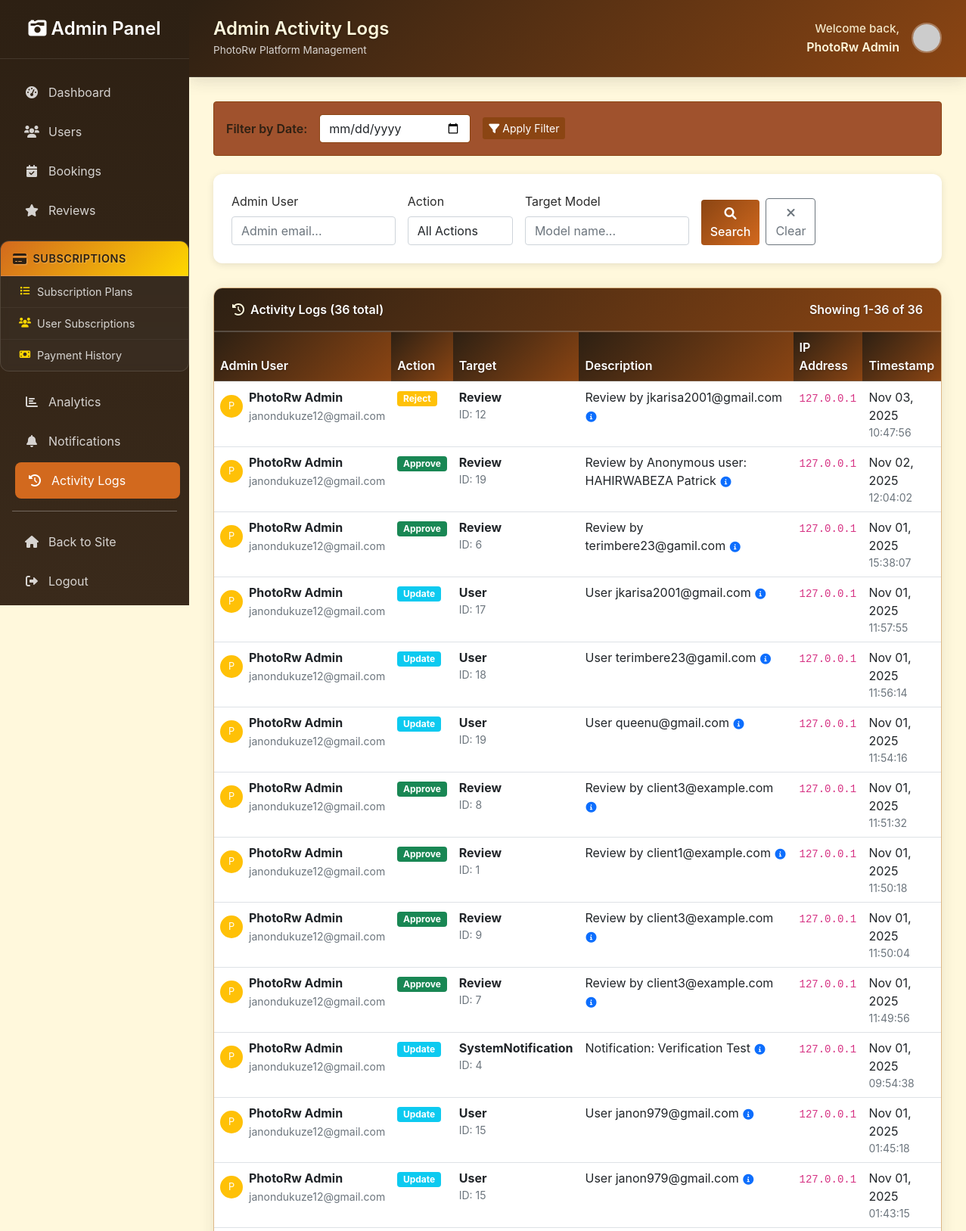
/admin-dashboard/logs/ (signed in, upper part), run on the app's committed database.
### users/models.py (models this page shows, shortened)
class User(AbstractUser):
	class Roles(models.TextChoices):
		PHOTOGRAPHER = 'photographer', _('Photographer')
		CLIENT = 'client', _('Client')
		ADMIN = 'admin', _('Platform Admin')
	username = models.CharField(
		_('username'),
		max_length=150,
		unique=True,
		help_text=_('Required. 150 characters or fewer. Letters, digits, spaces, dots, hyphens, and underscores allowed.'),
		validators=[
			RegexValidator(
				regex=r'^[\w\s\.\-\_]+$',
				message=_('Username can only contain letters, numbers, spaces, dots, hyphens, and underscores.'),
				code='invalid_username'
			)
		],
		error_messages={
			'unique': _("A user with that username already exists."),
		},
	)
	email = models.EmailField(_('email address'), unique=True, blank=False, null=False, help_text=_('Required. Enter a valid email address.'))
	bio = models.TextField(_('bio'), blank=True)
	profile_picture = models.ImageField(upload_to='profile_pics/', blank=True, null=True)
	location = models.CharField(max_length=255, blank=True)
	contact_info = models.CharField(max_length=255, blank=True)
	is_verified = models.BooleanField(default=False)
	role = models.CharField(max_length=20, choices=Roles.choices, default=Roles.CLIENT)
	price = models.DecimalField(max_digits=8, decimal_places=2, blank=True, null=True, help_text=_('Typical session price (optional)'))
	badges = models.CharField(max_length=255, blank=True, help_text=_('Badges or special recognitions (comma-separated)'))
	certifications = models.CharField(max_length=255, blank=True, help_text=_('Certifications (comma-separated)'))
	awards = models.CharField(max_length=255, blank=True, help_text=_('Awards (comma-separated)'))
	social_proof = models.URLField(blank=True, help_text=_('Link to social proof (portfolio, Instagram, etc.)'))
	USERNAME_FIELD = 'email'
	REQUIRED_FIELDS = ['username']
	def get_gravatar_url(self, size=40):
		import hashlib
		if not self.email:
			return f"https://www.gravatar.com/avatar/?d=identicon&s={size}"
		email_clean = self.email.strip().lower().encode('utf-8')
		h = hashlib.md5(email_clean).hexdigest()
		return f"https://www.gravatar.com/avatar/{h}?d=identicon&s={size}"
	def get_avatar_url(self, size=40):
		if self.profile_picture:
			return self.profile_picture.url
		return self.get_gravatar_url(size)
	def get_medium_avatar_url(self):
		return self.get_avatar_url(40)

### admin_dashboard/models.py (models this page shows, shortened)
class AdminActivityLog(models.Model):
    ACTION_CHOICES = [
        ('create', 'Create'),
        ('update', 'Update'),
        ('delete', 'Delete'),
        ('approve', 'Approve'),
        ('reject', 'Reject'),
        ('suspend', 'Suspend'),
        ('activate', 'Activate'),
    ]
    admin_user = models.ForeignKey(User, on_delete=models.CASCADE, related_name='admin_activities')
    action = models.CharField(max_length=20, choices=ACTION_CHOICES)
    target_model = models.CharField(max_length=100)  # Model name
    target_id = models.PositiveIntegerField()  # Object ID
    target_description = models.CharField(max_length=255)  # Human readable description
    details = models.TextField(blank=True)
    timestamp = models.DateTimeField(auto_now_add=True)
    ip_address = models.GenericIPAddressField(null=True, blank=True)
    class Meta:
        ordering = ['-timestamp']

### admin_dashboard/views.py (the view)
# urls.py: path('logs/', views.activity_logs, name='activity_logs'),
@login_required
@user_passes_test(is_admin)
def activity_logs(request):
    admin_filter = request.GET.get('admin', '')
    action_filter = request.GET.get('action', '')
    model_filter = request.GET.get('model', '')
    filter_date_str = request.GET.get('filter_date', '')
    logs = AdminActivityLog.objects.select_related('admin_user')
    filter_date = parse_filter_date(filter_date_str)
    if filter_date:
        start_datetime, end_datetime = get_date_range_for_filter(filter_date)
        logs = logs.filter(timestamp__gte=start_datetime, timestamp__lte=end_datetime)
    if admin_filter:
        logs = logs.filter(admin_user__email__icontains=admin_filter)
    if action_filter:
        logs = logs.filter(action=action_filter)
    if model_filter:
        logs = logs.filter(target_model__icontains=model_filter)
    logs = logs.order_by('-timestamp')
    paginator = Paginator(logs, 50)
    page_number = request.GET.get('page')
    page_obj = paginator.get_page(page_number)
    context = {
        'page_obj': page_obj,
        'admin_filter': admin_filter,
        'action_filter': action_filter,
        'model_filter': model_filter,
        'filter_date': filter_date_str,
        'action_choices': AdminActivityLog.ACTION_CHOICES,
    }
    return render(request, 'admin_dashboard/activity_logs.html', context)

### admin_dashboard/templates/admin_dashboard/activity_logs.html (shortened to what this page needs)
{% extends 'admin_dashboard/base_admin.html' %}
{% block page_title %}Admin Activity Logs{% endblock %}
{% block content %}
<div class="row mb-4">
    <div class="col-12">
        <div class="card" style="background: var(--chocolate-light); border: 1px solid var(--chocolate-medium);">
            <div class="card-body py-3">
                <form method="get" class="d-flex align-items-center gap-3">
                    <label for="filter_date" class="form-label mb-0" style="color: var(--chocolate-dark); font-weight: 600;">Filter by Date:</label>
                    <input type="date" class="form-control" id="filter_date" name="filter_date"
                           value="{{ filter_date }}" style="max-width: 200px; border: 1px solid var(--chocolate-medium);">
                    <button type="submit" class="btn btn-sm" style="background: var(--chocolate-medium); color: white; border: none;">
                        <i class="fas fa-filter"></i> Apply Filter
                    </button>
                </form>
            </div>
        </div>
    </div>
</div>
<div class="search-filters">
    <form method="get" class="row g-3">
        <div class="col-md-3">
            <label for="admin" class="form-label">Admin User</label>
            <input type="text" class="form-control" id="admin" name="admin"
                   value="{{ admin_filter }}" placeholder="Admin email...">
        </div>
        <div class="col-md-2">
            <label for="action" class="form-label">Action</label>
            <select class="form-control" id="action" name="action">
                <option value="">All Actions</option>
            </select>
        </div>
        <div class="col-md-3">
            <label for="model" class="form-label">Target Model</label>
            <input type="text" class="form-control" id="model" name="model"
                   value="{{ model_filter }}" placeholder="Model name...">
        </div>
        <div class="col-md-2 d-flex align-items-end">
            <button type="submit" class="btn btn-primary me-2">
                <i class="fas fa-search"></i> Search
            </button>
            <a href="{% url 'admin_dashboard:activity_logs' %}" class="btn btn-outline-secondary">
                <i class="fas fa-times"></i> Clear
            </a>
        </div>
    </form>
</div>
<div class="data-table">
    <div class="table-header d-flex justify-content-between align-items-center">
        <span><i class="fas fa-history me-2"></i>Activity Logs ({{ page_obj.paginator.count }} total)</span>
        <div>
            <span class="text-light">Showing {{ page_obj.start_index }}-{{ page_obj.end_index }} of {{ page_obj.paginator.count }}</span>
        </div>
    </div>
    <div class="table-responsive">
        <table class="table table-hover mb-0">
            <thead class="table-light">
                <tr>
                    <th>Admin User</th>
                    <th>Action</th>
                    <th>Target</th>
                    <th>Description</th>
                    <th>IP Address</th>
                    <th>Timestamp</th>
                </tr>
            </thead>
            <tbody>
                {% for log in page_obj %}
                    <tr>
                        <td>
                            <div class="d-flex align-items-center">
                                {% if log.admin_user.profile_picture %}
                                    <img src="{{ log.admin_user.profile_picture.url }}" alt="Avatar" class="user-avatar me-2" style="width: 30px; height: 30px;">
                                {% else %}
                                    <div class="user-avatar me-2 bg-warning d-flex align-items-center justify-content-center text-white" style="width: 30px; height: 30px; font-size: 0.8rem;">
                                        {{ log.admin_user.first_name|first|default:log.admin_user.email|first|upper }}
                                    </div>
                                {% endif %}
                                <div>
                                    <div class="fw-bold">{{ log.admin_user.get_full_name|default:log.admin_user.username }}</div>
                                    <small class="text-muted">{{ log.admin_user.email }}</small>
                                </div>
                            </div>
                        </td>
                        <td>
                            <span class="badge bg-{% if log.action == 'create' %}success{% elif log.action == 'update' %}info{% elif log.action == 'delete' %}danger{% elif log.action == 'approve' %}success{% elif log.action == 'reject' %}warning{% else %}secondary{% endif %}">
                                {{ log.get_action_display }}
                            </span>
                        </td>
                        <td>
                            <div>
                                <span class="fw-bold">{{ log.target_model }}</span>
                                <small class="text-muted d-block">ID: {{ log.target_id }}</small>
                            </div>
                        </td>
                        <td>
                            <div>
                                {{ log.target_description|truncatechars:50 }}
                                {% if log.details %}
                                    <button class="btn btn-link btn-sm p-0" onclick="showDetails('{{ log.id }}')">
                                        <i class="fas fa-info-circle"></i>
                                    </button>
                                {% endif %}
                            </div>
                        </td>
                        <td>
                            <code class="small">{{ log.ip_address|default:"N/A" }}</code>
                        </td>
                        <td>
                            <div>
                                {{ log.timestamp|date:"M d, Y" }}
                                <small class="text-muted d-block">{{ log.timestamp|time:"H:i:s" }}</small>
                            </div>
                        </td>
                    </tr>
                {% endfor %}
            </tbody>
        </table>
    </div>
</div>
{% endblock %}

### admin_dashboard/templates/admin_dashboard/base_admin.html (shortened to what this page needs)
<!DOCTYPE html>
{% load static %}
<html lang="en">
<head>
    <link href="https://cdn.jsdelivr.net/npm/bootstrap@5.1.3/dist/css/bootstrap.min.css" rel="stylesheet">
    <link rel="stylesheet" href="https://cdnjs.cloudflare.com/ajax/libs/font-awesome/6.0.0/css/all.min.css">
</head>
<body>
    <div class="admin-wrapper">
        <nav class="admin-sidebar">
            <div class="sidebar-brand">
                <h4><i class="fas fa-camera-retro"></i> Admin Panel</h4>
            </div>
            <div class="sidebar-nav">
                <div class="nav-item">
                    <a href="{% url 'admin_dashboard:dashboard' %}" class="nav-link {% if request.resolver_match.url_name == 'dashboard' %}active{% endif %}">
                        <i class="fas fa-tachometer-alt"></i> Dashboard
                    </a>
                </div>
                <div class="nav-item">
                    <a href="{% url 'admin_dashboard:users_management' %}" class="nav-link {% if request.resolver_match.url_name == 'users_management' %}active{% endif %}">
                        <i class="fas fa-users"></i> Users
                    </a>
                </div>
                <div class="nav-item">
                    <a href="{% url 'admin_dashboard:bookings_management' %}" class="nav-link {% if request.resolver_match.url_name == 'bookings_management' %}active{% endif %}">
                        <i class="fas fa-calendar-check"></i> Bookings
                    </a>
                </div>
                <div class="nav-item">
                    <a href="{% url 'admin_dashboard:reviews_management' %}" class="nav-link {% if request.resolver_match.url_name == 'reviews_management' %}active{% endif %}">
                        <i class="fas fa-star"></i> Reviews
                    </a>
                </div>
                <div class="nav-section">
                    <div class="nav-section-title">
                        <i class="fas fa-credit-card"></i> Subscriptions
                    </div>
                    <div class="nav-subsection">
                        <div class="nav-item">
                            <a href="{% url 'admin:payments_subscriptionplan_changelist' %}" class="nav-link">
                                <i class="fas fa-list"></i> Subscription Plans
                            </a>
                        </div>
                        <div class="nav-item">
                            <a href="{% url 'admin:payments_usersubscription_changelist' %}" class="nav-link">
                                <i class="fas fa-users"></i> User Subscriptions
                            </a>
                        </div>
                        <div class="nav-item">
                            <a href="{% url 'admin:payments_subscriptionpayment_changelist' %}" class="nav-link">
                                <i class="fas fa-money-bill"></i> Payment History
                            </a>
                        </div>
                    </div>
                </div>
                <div class="nav-item">
                    <a href="{% url 'admin_dashboard:analytics' %}" class="nav-link {% if request.resolver_match.url_name == 'analytics' %}active{% endif %}">
                        <i class="fas fa-chart-bar"></i> Analytics
                    </a>
                </div>
                <div class="nav-item">
                    <a href="{% url 'admin_dashboard:notifications_management' %}" class="nav-link {% if request.resolver_match.url_name == 'notifications_management' %}active{% endif %}">
                        <i class="fas fa-bell"></i> Notifications
                    </a>
                </div>
                <div class="nav-item">
                    <a href="{% url 'admin_dashboard:activity_logs' %}" class="nav-link {% if request.resolver_match.url_name == 'activity_logs' %}active{% endif %}">
                        <i class="fas fa-history"></i> Activity Logs
                    </a>
                </div>
                <hr style="margin: 1rem; opacity: 0.3;">
                <div class="nav-item">
                    <a href="{% url 'home' %}" class="nav-link">
                        <i class="fas fa-home"></i> Back to Site
                    </a>
                </div>
                <div class="nav-item">
                    <a href="{% url 'users:logout' %}" class="nav-link">
                        <i class="fas fa-sign-out-alt"></i> Logout
                    </a>
                </div>
            </div>
        </nav>
        <div class="admin-content">
            <header class="admin-header">
                <div class="d-flex align-items-center">
                    <div>
                        <h1 class="h3 mb-0">{% block page_title %}Admin Dashboard{% endblock %}</h1>
                        <small style="opacity: 0.8; font-size: 0.85rem;">PhotoRw Platform Management</small>
                    </div>
                </div>
                <div class="welcome-section">
                    <div class="text-end">
                        <div class="welcome-text">Welcome back,</div>
                        <div style="font-weight: 600; font-size: 1rem;">{{ request.user.get_full_name|default:request.user.username }}</div>
                    </div>
                    <img src="{{ request.user.get_medium_avatar_url }}" alt="Avatar" class="user-avatar">
                </div>
            </header>
            <main class="admin-main">
                {% block content %}{% endblock %}
            </main>
        </div>
    </div>
</body>
</html>

### data on the page
User: user.get_full_name "PhotoRw Admin"
AdminActivityLog: admin_user.first_name|first "P", admin_user.get_full_name "PhotoRw Admin", admin_user.email "janondukuze12@gmail.com", action "Reject", target_model "Review", target_id "12", target_description "Review by jkarisa2001@gmail.com", ip_address "127.0.0.1", timestamp "Nov 03, 2025", timestamp "10:47:56"
AdminActivityLog: admin_user.first_name|first "P", admin_user.get_full_name "PhotoRw Admin", admin_user.email "janondukuze12@gmail.com", action "Approve", target_model "Review", target_id "19", target_description "Review by Anonymous user: HAHIRWABEZA Patrick", ip_address "127.0.0.1", timestamp "Nov 02, 2025", timestamp "12:04:02"
AdminActivityLog: admin_user.first_name|first "P", admin_user.get_full_name "PhotoRw Admin", admin_user.email "janondukuze12@gmail.com", action "Approve", target_model "Review", target_id "6", target_description "Review by terimbere23@gamil.com", ip_address "127.0.0.1", timestamp "Nov 01, 2025", timestamp "15:38:07"
AdminActivityLog: admin_user.first_name|first "P", admin_user.get_full_name "PhotoRw Admin", admin_user.email "janondukuze12@gmail.com", action "Update", target_model "User", target_id "17", target_description "User jkarisa2001@gmail.com", ip_address "127.0.0.1", timestamp "Nov 01, 2025", timestamp "11:57:55"
AdminActivityLog: admin_user.first_name|first "P", admin_user.get_full_name "PhotoRw Admin", admin_user.email "janondukuze12@gmail.com", action "Update", target_model "User", target_id "18", target_description "User terimbere23@gamil.com", ip_address "127.0.0.1", timestamp "Nov 01, 2025", timestamp "11:56:14"
AdminActivityLog: admin_user.first_name|first "P", admin_user.get_full_name "PhotoRw Admin", admin_user.email "janondukuze12@gmail.com", action "Update", target_model "User", target_id "19", target_description "User queenu@gmail.com", ip_address "127.0.0.1", timestamp "Nov 01, 2025", timestamp "11:54:16"
AdminActivityLog: admin_user.first_name|first "P", admin_user.get_full_name "PhotoRw Admin", admin_user.email "janondukuze12@gmail.com", action "Approve", target_model "Review", target_id "8", target_description "Review by client3@example.com", ip_address "127.0.0.1", timestamp "Nov 01, 2025", timestamp "11:51:32"
AdminActivityLog: admin_user.first_name|first "P", admin_user.get_full_name "PhotoRw Admin", admin_user.email "janondukuze12@gmail.com", action "Approve", target_model "Review", target_id "1", target_description "Review by client1@example.com", ip_address "127.0.0.1", timestamp "Nov 01, 2025", timestamp "11:50:18"
AdminActivityLog: admin_user.first_name|first "P", admin_user.get_full_name "PhotoRw Admin", admin_user.email "janondukuze12@gmail.com", action "Approve", target_model "Review", target_id "9", target_description "Review by client3@example.com", ip_address "127.0.0.1", timestamp "Nov 01, 2025", timestamp "11:50:04"
AdminActivityLog: admin_user.first_name|first "P", admin_user.get_full_name "PhotoRw Admin", admin_user.email "janondukuze12@gmail.com", action "Approve", target_model "Review", target_id "7", target_description "Review by client3@example.com", ip_address "127.0.0.1", timestamp "Nov 01, 2025", timestamp "11:49:56"
AdminActivityLog: admin_user.first_name|first "P", admin_user.get_full_name "PhotoRw Admin", admin_user.email "janondukuze12@gmail.com", action "Update", target_model "SystemNotification", target_id "4", target_description "Notification: Verification Test", ip_address "127.0.0.1", timestamp "Nov 01, 2025", timestamp "09:54:38"
AdminActivityLog: admin_user.first_name|first "P", admin_user.get_full_name "PhotoRw Admin", admin_user.email "janondukuze12@gmail.com", action "Update", target_model "User", target_id "15", target_description "User janon979@gmail.com", ip_address "127.0.0.1", timestamp "Nov 01, 2025", timestamp "01:45:18"
AdminActivityLog: admin_user.first_name|first "P", admin_user.get_full_name "PhotoRw Admin", admin_user.email "janondukuze12@gmail.com", action "Update", target_model "User", target_id "15", target_description "User janon979@gmail.com", ip_address "127.0.0.1", timestamp "Nov 01, 2025", timestamp "01:43:15"

### other printed values
{{ page_obj.paginator.count }} "36"
{{ page_obj.start_index }} "1"
{{ page_obj.end_index }} "36"
